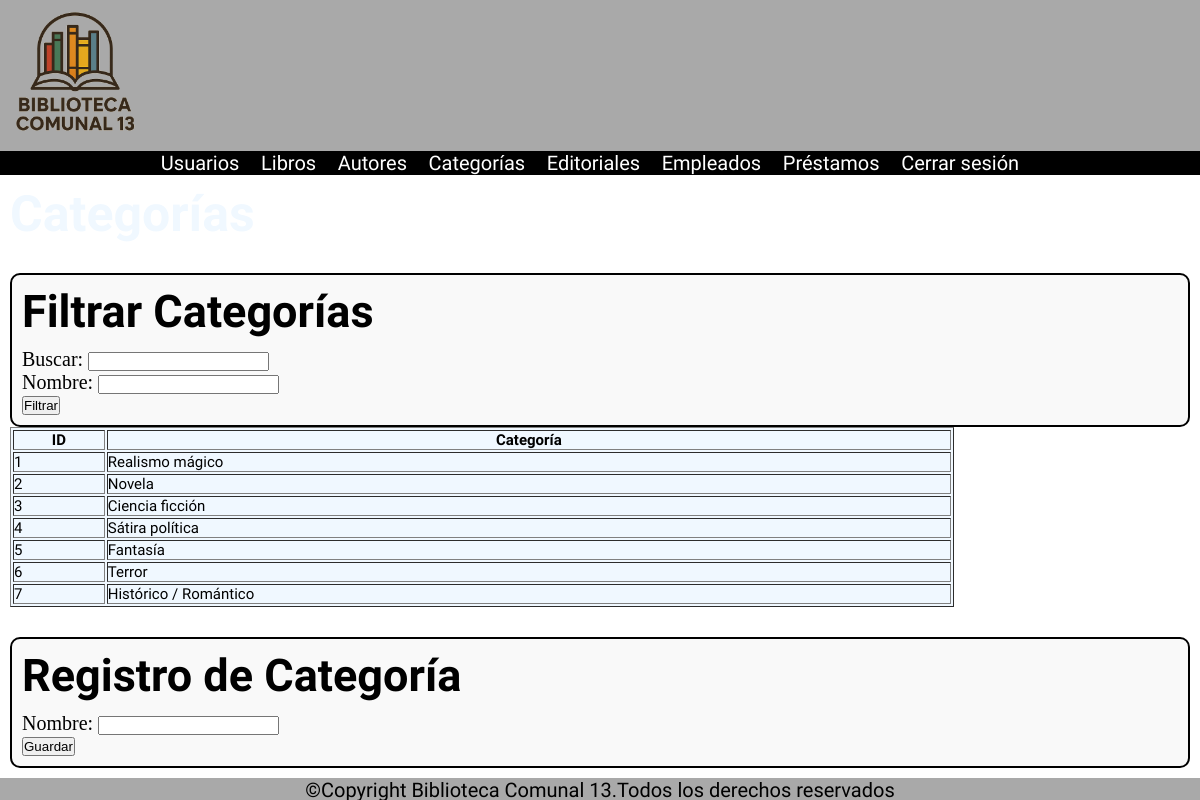
Screenshot of /categorias/lista/ with the database file from the repository.
### apps/categorias/models.py (models this page shows, shortened)
class Categoria(models.Model):
    nombre = models.CharField(max_length=100, null=False, blank=False, db_column='nombre_categoria')

### apps/categorias/views.py (the view, shortened to what this page needs)
# urls.py: path('lista/', lista_categorias, name='lista_categorias')
def lista_categorias(request):
    filtro_form = FiltroCategoriaForm(request.GET or None)
    categorias = Categoria.objects.all()
    if request.method == 'POST':
        form = CategoriaForm(request.POST)
        if form.is_valid():
            form.save()
            return redirect('lista_categorias')
    else:
        form = CategoriaForm()
    return render(request, 'categorias.html', {'form': form, 'categorias': categorias, 'filtro_form': filtro_form})

### apps/categorias/forms.py
class CategoriaForm(forms.ModelForm):
    class Meta:
        model = Categoria
        fields = ['nombre']

class FiltroCategoriaForm(forms.Form):
    q = forms.CharField(label='Buscar', required=False)
    nombre = forms.CharField(label='Nombre', required=False)

### templates/categorias.html (shortened to what this page needs)
{% load static %}
<!DOCTYPE html>
<html lang="en">
<head>
    <link rel="stylesheet" href="{% static 'css/styles.css' %}">
</head>
<body>
  <header>
    <img src="{% static './multimedia/logo_BC13.png' %}" width="150">
  </header>
  <nav class="nav__flex font__white">
    <ul class="bona-nova-sc-regular">
      <li><a href="{% url 'lista_usuarios' %}">Usuarios</a></li>
      <li><a href="{% url 'lista_libros' %}">Libros</a></li>
      <li><a href="{% url 'lista_autores' %}">Autores</a></li>
      <li><a href="{% url 'lista_categorias' %}">Categorías</a></li>
      <li><a href="{% url 'lista_editoriales' %}">Editoriales</a></li>
      <li><a href="{% url 'lista_empleados' %}">Empleados</a></li>
      <li><a href="{% url 'lista_prestamos' %}">Préstamos</a></li>
      <li><a href="{% url 'index' %}">Cerrar sesión</a></li>
    </ul>
  </nav>
  <main>
    <h1 class="bona-nova-sc-bold font__white">Categorías</h1>
    <div class="register__alldata">
      <h2 class="bona-nova-sc-bold">Filtrar Categorías</h2>
      <form method="get">
          {{ filtro_form.as_p }}
          <button type="submit">Filtrar</button>
      </form>
    </div>
    <table border="1" class="bona-nova-sc-regular">
  <thead>
    <tr>
      <th><strong>ID</strong></th>
      <th><strong>Categoría</strong></th>
    </tr>
  </thead>
  <tbody>
    {%for categoria in categorias%}
    <tr>
      <td>{{categoria.id}}</td>
      <td>{{categoria.nombre}}</td>
    </tr>
    {% endfor %}
  </tbody>
</table>
<div class="register__alldata">
  <h2 class="bona-nova-sc-bold">Registro de Categoría</h2>
  <form method="post">
      {{ form.as_p }}
      <button type="submit">Guardar</button>
  </form>
</div>
  </main>
  <footer>
    <p class="bona-nova-sc-regular align__center">©Copyright Biblioteca Comunal 13.Todos los derechos reservados</p>
  </footer>
</body>
</html>

### static/css/styles.css (style rules this page uses)
* { margin: 0px; padding: 0px; }
html, body { width: 100%; height: 100%; margin: 0; font-size: 62.5%; background-image: url("../multimedia/background.jpg"); background-size: cover; }
main { flex: 1; padding: 1rem; }
header,footer { background-color: darkgrey; }
nav { background-color: black; height: auto; }
.align__center { text-align: center; }
p { font-size: 2rem; }
h1 { font-size: 5rem; }
h2 { font-size: 4.5rem; }
form { margin-top: 1rem; font-size: 1.8rem; }
table { background-color: aliceblue; width: 80%; }
td, th { font-size: 1.5rem; }
.font__white { color: aliceblue; }
.nav__flex { display: flex; justify-content: space-around; align-items: center; }
a { text-decoration: none; color: white; font-size: 2rem; }
ul > li { list-style: none; display: inline; margin-right: 20px; }
.register__alldata { margin-top: 3rem; padding: 1rem; border: 2px solid black; border-radius: 1rem; background-color: #f9f9f9; width: auto; }
.bona-nova-sc-regular { font-family: "Bona Nova SC", serif; font-weight: 400; font-style: normal; }
.bona-nova-sc-bold { font-family: "Bona Nova SC", serif; font-weight: 700; font-style: normal; }
@media (min-width: 1024px) and (max-width: 1279px) { .nav__flex { flex-direction: row; justify-content: space-around; } }
@media (min-width: 1024px) and (max-width: 1279px) { a { font-size: 2rem; } }
@media (min-width: 1024px) and (max-width: 1279px) { table { width: 80%; } }
@media (min-width: 1024px) and (max-width: 1279px) { header img { width: 150px; } }

### rows the page displays
Categoria: id "1", nombre "Realismo mágico"
Categoria: id "2", nombre "Novela"
Categoria: id "3", nombre "Ciencia ficción"
Categoria: id "4", nombre "Sátira política"
Categoria: id "5", nombre "Fantasía"
Categoria: id "6", nombre "Terror"
Categoria: id "7", nombre "Histórico / Romántico"
